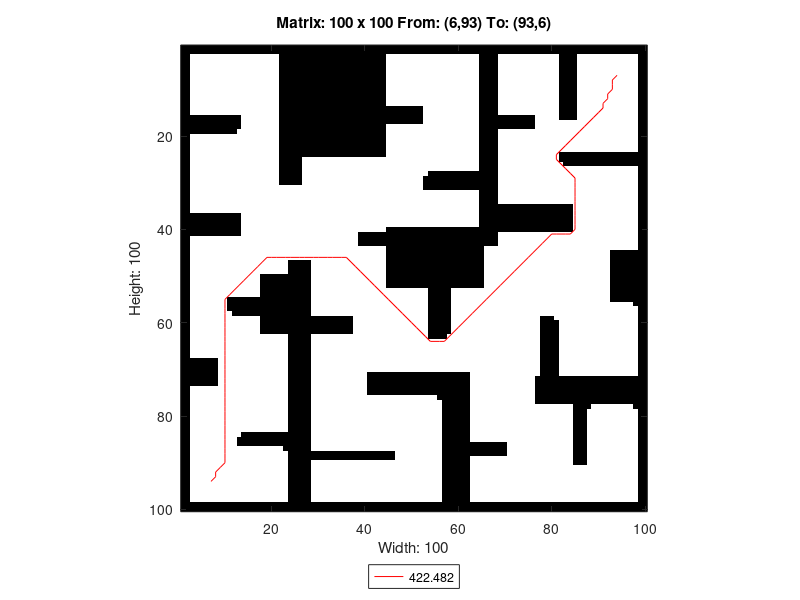

Source code (MATLAB):
A=[0 0 0 0 0 0 0 0 0 0 0 0 0 0 0 0 0 0 0 0 0 0 0 0 0 0 0 0 0 0 0 0 0 0 0 0 0 0 0 0 0 0 0 0 0 0 0 0 0 0 0 0 0 0 0 0 0 0 0 0 0 0 0 0 0 0 0 0 0 0 0 0 0 0 0 0 0 0 0 0 0 0 0 0 0 0 0 0 0 0 0 0 0 0 0 0 0 0 0 0 ;
0 0 0 0 0 0 0 0 0 0 0 0 0 0 0 0 0 0 0 0 0 0 0 0 0 0 0 0 0 0 0 0 0 0 0 0 0 0 0 0 0 0 0 0 0 0 0 0 0 0 0 0 0 0 0 0 0 0 0 0 0 0 0 0 0 0 0 0 0 0 0 0 0 0 0 0 0 0 0 0 0 0 0 0 0 0 0 0 0 0 0 0 0 0 0 0 0 0 0 0 ;
0 0 1 1 1 1 1 1 1 1 1 1 1 1 1 1 1 1 1 1 1 0 0 0 0 0 0 0 0 0 0 0 0 0 0 0 0 0 0 0 0 0 0 0 1 1 1 1 1 1 1 1 1 1 1 1 1 1 1 1 1 1 1 1 0 0 0 0 1 1 1 1 1 1 1 1 1 1 1 1 1 0 0 0 0 1 1 1 1 1 1 1 1 1 1 1 1 1 0 0 ;
0 0 1 1 1 1 1 1 1 1 1 1 1 1 1 1 1 1 1 1 1 0 0 0 0 0 0 0 0 0 0 0 0 0 0 0 0 0 0 0 0 0 0 0 1 1 1 1 1 1 1 1 1 1 1 1 1 1 1 1 1 1 1 1 0 0 0 0 1 1 1 1 1 1 1 1 1 1 1 1 1 0 0 0 0 1 1 1 1 1 1 1 1 1 1 1 1 1 0 0 ;
0 0 1 1 1 1 1 1 1 1 1 1 1 1 1 1 1 1 1 1 1 0 0 0 0 0 0 0 0 0 0 0 0 0 0 0 0 0 0 0 0 0 0 0 1 1 1 1 1 1 1 1 1 1 1 1 1 1 1 1 1 1 1 1 0 0 0 0 1 1 1 1 1 1 1 1 1 1 1 1 1 0 0 0 0 1 1 1 1 1 1 1 1 1 1 1 1 1 0 0 ;
0 0 1 1 1 1 1 1 1 1 1 1 1 1 1 1 1 1 1 1 1 0 0 0 0 0 0 0 0 0 0 0 0 0 0 0 0 0 0 0 0 0 0 0 1 1 1 1 1 1 1 1 1 1 1 1 1 1 1 1 1 1 1 1 0 0 0 0 1 1 1 1 1 1 1 1 1 1 1 1 1 0 0 0 0 1 1 1 1 1 1 1 1 1 1 1 1 1 0 0 ;
0 0 1 1 1 1 1 1 1 1 1 1 1 1 1 1 1 1 1 1 1 0 0 0 0 0 0 0 0 0 0 0 0 0 0 0 0 0 0 0 0 0 0 0 1 1 1 1 1 1 1 1 1 1 1 1 1 1 1 1 1 1 1 1 0 0 0 0 1 1 1 1 1 1 1 1 1 1 1 1 1 0 0 0 0 1 1 1 1 1 1 1 1 1 1 1 1 1 0 0 ;
0 0 1 1 1 1 1 1 1 1 1 1 1 1 1 1 1 1 1 1 1 0 0 0 0 0 0 0 0 0 0 0 0 0 0 0 0 0 0 0 0 0 0 0 1 1 1 1 1 1 1 1 1 1 1 1 1 1 1 1 1 1 1 1 0 0 0 0 1 1 1 1 1 1 1 1 1 1 1 1 1 0 0 0 0 1 1 1 1 1 1 1 1 1 1 1 1 1 0 0 ;
0 0 1 1 1 1 1 1 1 1 1 1 1 1 1 1 1 1 1 1 1 0 0 0 0 0 0 0 0 0 0 0 0 0 0 0 0 0 0 0 0 0 0 0 1 1 1 1 1 1 1 1 1 1 1 1 1 1 1 1 1 1 1 1 0 0 0 0 1 1 1 1 1 1 1 1 1 1 1 1 1 0 0 0 0 1 1 1 1 1 1 1 1 1 1 1 1 1 0 0 ;
0 0 1 1 1 1 1 1 1 1 1 1 1 1 1 1 1 1 1 1 1 0 0 0 0 0 0 0 0 0 0 0 0 0 0 0 0 0 0 0 0 0 0 0 1 1 1 1 1 1 1 1 1 1 1 1 1 1 1 1 1 1 1 1 0 0 0 0 1 1 1 1 1 1 1 1 1 1 1 1 1 0 0 0 0 1 1 1 1 1 1 1 1 1 1 1 1 1 0 0 ;
0 0 1 1 1 1 1 1 1 1 1 1 1 1 1 1 1 1 1 1 1 0 0 0 0 0 0 0 0 0 0 0 0 0 0 0 0 0 0 0 0 0 0 0 1 1 1 1 1 1 1 1 1 1 1 1 1 1 1 1 1 1 1 1 0 0 0 0 1 1 1 1 1 1 1 1 1 1 1 1 1 0 0 0 0 1 1 1 1 1 1 1 1 1 1 1 1 1 0 0 ;
0 0 1 1 1 1 1 1 1 1 1 1 1 1 1 1 1 1 1 1 1 0 0 0 0 0 0 0 0 0 0 0 0 0 0 0 0 0 0 0 0 0 0 0 1 1 1 1 1 1 1 1 1 1 1 1 1 1 1 1 1 1 1 1 0 0 0 0 1 1 1 1 1 1 1 1 1 1 1 1 1 0 0 0 0 1 1 1 1 1 1 1 1 1 1 1 1 1 0 0 ;
0 0 1 1 1 1 1 1 1 1 1 1 1 1 1 1 1 1 1 1 1 0 0 0 0 0 0 0 0 0 0 0 0 0 0 0 0 0 0 0 0 0 0 0 1 1 1 1 1 1 1 1 1 1 1 1 1 1 1 1 1 1 1 1 0 0 0 0 1 1 1 1 1 1 1 1 1 1 1 1 1 0 0 0 0 1 1 1 1 1 1 1 1 1 1 1 1 1 0 0 ;
0 0 1 1 1 1 1 1 1 1 1 1 1 1 1 1 1 1 1 1 1 0 0 0 0 0 0 0 0 0 0 0 0 0 0 0 0 0 0 0 0 0 0 0 0 0 0 0 0 0 0 0 1 1 1 1 1 1 1 1 1 1 1 1 0 0 0 0 1 1 1 1 1 1 1 1 1 1 1 1 1 0 0 0 0 1 1 1 1 1 1 1 1 1 1 1 1 1 0 0 ;
0 0 1 1 1 1 1 1 1 1 1 1 1 1 1 1 1 1 1 1 1 0 0 0 0 0 0 0 0 0 0 0 0 0 0 0 0 0 0 0 0 0 0 0 0 0 0 0 0 0 0 0 1 1 1 1 1 1 1 1 1 1 1 1 0 0 0 0 1 1 1 1 1 1 1 1 1 1 1 1 1 0 0 0 0 1 1 1 1 1 1 1 1 1 1 1 1 1 0 0 ;
0 0 0 0 0 0 0 0 0 0 0 0 0 1 1 1 1 1 1 1 1 0 0 0 0 0 0 0 0 0 0 0 0 0 0 0 0 0 0 0 0 0 0 0 0 0 0 0 0 0 0 0 1 1 1 1 1 1 1 1 1 1 1 1 0 0 0 0 0 0 0 0 0 0 0 0 1 1 1 1 1 0 0 0 0 1 1 1 1 1 1 1 1 1 1 1 1 1 0 0 ;
0 0 0 0 0 0 0 0 0 0 0 0 0 1 1 1 1 1 1 1 1 0 0 0 0 0 0 0 0 0 0 0 0 0 0 0 0 0 0 0 0 0 0 0 0 0 0 0 0 0 0 0 1 1 1 1 1 1 1 1 1 1 1 1 0 0 0 0 0 0 0 0 0 0 0 0 1 1 1 1 1 1 1 1 1 1 1 1 1 1 1 1 1 1 1 1 1 1 0 0 ;
0 0 0 0 0 0 0 0 0 0 0 0 0 1 1 1 1 1 1 1 1 0 0 0 0 0 0 0 0 0 0 0 0 0 0 0 0 0 0 0 0 0 0 0 1 1 1 1 1 1 1 1 1 1 1 1 1 1 1 1 1 1 1 1 0 0 0 0 0 0 0 0 0 0 0 0 1 1 1 1 1 1 1 1 1 1 1 1 1 1 1 1 1 1 1 1 1 1 0 0 ;
0 0 0 0 0 0 0 0 0 0 0 0 1 1 1 1 1 1 1 1 1 0 0 0 0 0 0 0 0 0 0 0 0 0 0 0 0 0 0 0 0 0 0 0 1 1 1 1 1 1 1 1 1 1 1 1 1 1 1 1 1 1 1 1 0 0 0 0 1 1 1 1 1 1 1 1 1 1 1 1 1 1 1 1 1 1 1 1 1 1 1 1 1 1 1 1 1 1 0 0 ;
0 0 1 1 1 1 1 1 1 1 1 1 1 1 1 1 1 1 1 1 1 0 0 0 0 0 0 0 0 0 0 0 0 0 0 0 0 0 0 0 0 0 0 0 1 1 1 1 1 1 1 1 1 1 1 1 1 1 1 1 1 1 1 1 0 0 0 0 1 1 1 1 1 1 1 1 1 1 1 1 1 1 1 1 1 1 1 1 1 1 1 1 1 1 1 1 1 1 0 0 ;
0 0 1 1 1 1 1 1 1 1 1 1 1 1 1 1 1 1 1 1 1 0 0 0 0 0 0 0 0 0 0 0 0 0 0 0 0 0 0 0 0 0 0 0 1 1 1 1 1 1 1 1 1 1 1 1 1 1 1 1 1 1 1 1 0 0 0 0 1 1 1 1 1 1 1 1 1 1 1 1 1 1 1 1 1 1 1 1 1 1 1 1 1 1 1 1 1 1 0 0 ;
0 0 1 1 1 1 1 1 1 1 1 1 1 1 1 1 1 1 1 1 1 0 0 0 0 0 0 0 0 0 0 0 0 0 0 0 0 0 0 0 0 0 0 0 1 1 1 1 1 1 1 1 1 1 1 1 1 1 1 1 1 1 1 1 0 0 0 0 1 1 1 1 1 1 1 1 1 1 1 1 1 1 1 1 1 1 1 1 1 1 1 1 1 1 1 1 1 1 0 0 ;
0 0 1 1 1 1 1 1 1 1 1 1 1 1 1 1 1 1 1 1 1 0 0 0 0 0 0 0 0 0 0 0 0 0 0 0 0 0 0 0 0 0 0 0 1 1 1 1 1 1 1 1 1 1 1 1 1 1 1 1 1 1 1 1 0 0 0 0 1 1 1 1 1 1 1 1 1 1 1 1 1 1 1 1 1 1 1 1 1 1 1 1 1 1 1 1 1 1 0 0 ;
0 0 1 1 1 1 1 1 1 1 1 1 1 1 1 1 1 1 1 1 1 0 0 0 0 0 0 0 0 0 0 0 0 0 0 0 0 0 0 0 0 0 0 0 1 1 1 1 1 1 1 1 1 1 1 1 1 1 1 1 1 1 1 1 0 0 0 0 1 1 1 1 1 1 1 1 1 1 1 1 1 0 0 0 0 0 0 0 0 0 0 0 0 0 0 0 0 0 0 0 ;
0 0 1 1 1 1 1 1 1 1 1 1 1 1 1 1 1 1 1 1 1 0 0 0 0 0 1 1 1 1 1 1 1 1 1 1 1 1 1 1 1 1 1 1 1 1 1 1 1 1 1 1 1 1 1 1 1 1 1 1 1 1 1 1 0 0 0 0 1 1 1 1 1 1 1 1 1 1 1 1 1 0 0 0 0 0 0 0 0 0 0 0 0 0 0 0 0 0 0 0 ;
0 0 1 1 1 1 1 1 1 1 1 1 1 1 1 1 1 1 1 1 1 0 0 0 0 0 1 1 1 1 1 1 1 1 1 1 1 1 1 1 1 1 1 1 1 1 1 1 1 1 1 1 1 1 1 1 1 1 1 1 1 1 1 1 0 0 0 0 1 1 1 1 1 1 1 1 1 1 1 1 1 1 0 0 0 0 0 0 0 0 0 0 0 0 0 0 0 0 0 0 ;
0 0 1 1 1 1 1 1 1 1 1 1 1 1 1 1 1 1 1 1 1 0 0 0 0 0 1 1 1 1 1 1 1 1 1 1 1 1 1 1 1 1 1 1 1 1 1 1 1 1 1 1 1 1 1 1 1 1 1 1 1 1 1 1 0 0 0 0 1 1 1 1 1 1 1 1 1 1 1 1 1 1 1 1 1 1 1 1 1 1 1 1 1 1 1 1 1 1 0 0 ;
0 0 1 1 1 1 1 1 1 1 1 1 1 1 1 1 1 1 1 1 1 0 0 0 0 0 1 1 1 1 1 1 1 1 1 1 1 1 1 1 1 1 1 1 1 1 1 1 1 1 1 1 1 0 0 0 0 0 0 0 0 0 0 0 0 0 0 0 1 1 1 1 1 1 1 1 1 1 1 1 1 1 1 1 1 1 1 1 1 1 1 1 1 1 1 1 1 1 0 0 ;
0 0 1 1 1 1 1 1 1 1 1 1 1 1 1 1 1 1 1 1 1 0 0 0 0 0 1 1 1 1 1 1 1 1 1 1 1 1 1 1 1 1 1 1 1 1 1 1 1 1 1 1 0 0 0 0 0 0 0 0 0 0 0 0 0 0 0 0 1 1 1 1 1 1 1 1 1 1 1 1 1 1 1 1 1 1 1 1 1 1 1 1 1 1 1 1 1 1 0 0 ;
0 0 1 1 1 1 1 1 1 1 1 1 1 1 1 1 1 1 1 1 1 0 0 0 0 0 1 1 1 1 1 1 1 1 1 1 1 1 1 1 1 1 1 1 1 1 1 1 1 1 1 1 0 0 0 0 0 0 0 0 0 0 0 0 0 0 0 0 1 1 1 1 1 1 1 1 1 1 1 1 1 1 1 1 1 1 1 1 1 1 1 1 1 1 1 1 1 1 0 0 ;
0 0 1 1 1 1 1 1 1 1 1 1 1 1 1 1 1 1 1 1 1 1 1 1 1 1 1 1 1 1 1 1 1 1 1 1 1 1 1 1 1 1 1 1 1 1 1 1 1 1 1 1 0 0 0 0 0 0 0 0 0 0 0 0 0 0 0 0 1 1 1 1 1 1 1 1 1 1 1 1 1 1 1 1 1 1 1 1 1 1 1 1 1 1 1 1 1 1 0 0 ;
0 0 1 1 1 1 1 1 1 1 1 1 1 1 1 1 1 1 1 1 1 1 1 1 1 1 1 1 1 1 1 1 1 1 1 1 1 1 1 1 1 1 1 1 1 1 1 1 1 1 1 1 1 1 1 1 1 1 1 1 1 1 1 1 0 0 0 0 1 1 1 1 1 1 1 1 1 1 1 1 1 1 1 1 1 1 1 1 1 1 1 1 1 1 1 1 1 1 0 0 ;
0 0 1 1 1 1 1 1 1 1 1 1 1 1 1 1 1 1 1 1 1 1 1 1 1 1 1 1 1 1 1 1 1 1 1 1 1 1 1 1 1 1 1 1 1 1 1 1 1 1 1 1 1 1 1 1 1 1 1 1 1 1 1 1 0 0 0 0 1 1 1 1 1 1 1 1 1 1 1 1 1 1 1 1 1 1 1 1 1 1 1 1 1 1 1 1 1 1 0 0 ;
0 0 1 1 1 1 1 1 1 1 1 1 1 1 1 1 1 1 1 1 1 1 1 1 1 1 1 1 1 1 1 1 1 1 1 1 1 1 1 1 1 1 1 1 1 1 1 1 1 1 1 1 1 1 1 1 1 1 1 1 1 1 1 1 0 0 0 0 1 1 1 1 1 1 1 1 1 1 1 1 1 1 1 1 1 1 1 1 1 1 1 1 1 1 1 1 1 1 0 0 ;
0 0 1 1 1 1 1 1 1 1 1 1 1 1 1 1 1 1 1 1 1 1 1 1 1 1 1 1 1 1 1 1 1 1 1 1 1 1 1 1 1 1 1 1 1 1 1 1 1 1 1 1 1 1 1 1 1 1 1 1 1 1 1 1 0 0 0 0 0 0 0 0 0 0 0 0 0 0 0 0 0 0 0 0 1 1 1 1 1 1 1 1 1 1 1 1 1 1 0 0 ;
0 0 1 1 1 1 1 1 1 1 1 1 1 1 1 1 1 1 1 1 1 1 1 1 1 1 1 1 1 1 1 1 1 1 1 1 1 1 1 1 1 1 1 1 1 1 1 1 1 1 1 1 1 1 1 1 1 1 1 1 1 1 1 1 0 0 0 0 0 0 0 0 0 0 0 0 0 0 0 0 0 0 0 0 1 1 1 1 1 1 1 1 1 1 1 1 1 1 0 0 ;
0 0 0 0 0 0 0 0 0 0 0 0 0 1 1 1 1 1 1 1 1 1 1 1 1 1 1 1 1 1 1 1 1 1 1 1 1 1 1 1 1 1 1 1 1 1 1 1 1 1 1 1 1 1 1 1 1 1 1 1 1 1 1 1 0 0 0 0 0 0 0 0 0 0 0 0 0 0 0 0 0 0 0 0 1 1 1 1 1 1 1 1 1 1 1 1 1 1 0 0 ;
0 0 0 0 0 0 0 0 0 0 0 0 0 1 1 1 1 1 1 1 1 1 1 1 1 1 1 1 1 1 1 1 1 1 1 1 1 1 1 1 1 1 1 1 1 1 1 1 1 1 1 1 1 1 1 1 1 1 1 1 1 1 1 1 0 0 0 0 0 0 0 0 0 0 0 0 0 0 0 0 0 0 0 0 1 1 1 1 1 1 1 1 1 1 1 1 1 1 0 0 ;
0 0 0 0 0 0 0 0 0 0 0 0 0 1 1 1 1 1 1 1 1 1 1 1 1 1 1 1 1 1 1 1 1 1 1 1 1 1 1 1 1 1 1 1 1 1 1 1 1 1 1 1 1 1 1 1 1 1 1 1 1 1 1 1 0 0 0 0 0 0 0 0 0 0 0 0 0 0 0 0 0 0 0 0 1 1 1 1 1 1 1 1 1 1 1 1 1 1 0 0 ;
0 0 0 0 0 0 0 0 0 0 0 0 0 1 1 1 1 1 1 1 1 1 1 1 1 1 1 1 1 1 1 1 1 1 1 1 1 1 1 1 1 1 1 1 0 0 0 0 0 0 0 0 0 0 0 0 0 0 0 0 0 0 0 0 0 0 0 0 0 0 0 0 0 0 0 0 0 0 0 0 0 0 0 0 1 1 1 1 1 1 1 1 1 1 1 1 1 1 0 0 ;
0 0 0 0 0 0 0 0 0 0 0 0 0 1 1 1 1 1 1 1 1 1 1 1 1 1 1 1 1 1 1 1 1 1 1 1 1 1 0 0 0 0 0 0 0 0 0 0 0 0 0 0 0 0 0 0 0 0 0 0 0 0 0 0 0 0 0 0 1 1 1 1 1 1 1 1 1 1 1 1 1 1 1 1 1 1 1 1 1 1 1 1 1 1 1 1 1 1 0 0 ;
0 0 1 1 1 1 1 1 1 1 1 1 1 1 1 1 1 1 1 1 1 1 1 1 1 1 1 1 1 1 1 1 1 1 1 1 1 1 0 0 0 0 0 0 0 0 0 0 0 0 0 0 0 0 0 0 0 0 0 0 0 0 0 0 0 0 0 0 1 1 1 1 1 1 1 1 1 1 1 1 1 1 1 1 1 1 1 1 1 1 1 1 1 1 1 1 1 1 0 0 ;
0 0 1 1 1 1 1 1 1 1 1 1 1 1 1 1 1 1 1 1 1 1 1 1 1 1 1 1 1 1 1 1 1 1 1 1 1 1 0 0 0 0 0 0 0 0 0 0 0 0 0 0 0 0 0 0 0 0 0 0 0 0 0 0 0 0 0 0 1 1 1 1 1 1 1 1 1 1 1 1 1 1 1 1 1 1 1 1 1 1 1 1 1 1 1 1 1 1 0 0 ;
0 0 1 1 1 1 1 1 1 1 1 1 1 1 1 1 1 1 1 1 1 1 1 1 1 1 1 1 1 1 1 1 1 1 1 1 1 1 1 1 1 1 1 1 0 0 0 0 0 0 0 0 0 0 0 0 0 0 0 0 0 0 0 0 0 1 1 1 1 1 1 1 1 1 1 1 1 1 1 1 1 1 1 1 1 1 1 1 1 1 1 1 1 1 1 1 1 1 0 0 ;
0 0 1 1 1 1 1 1 1 1 1 1 1 1 1 1 1 1 1 1 1 1 1 1 1 1 1 1 1 1 1 1 1 1 1 1 1 1 1 1 1 1 1 1 0 0 0 0 0 0 0 0 0 0 0 0 0 0 0 0 0 0 0 0 0 1 1 1 1 1 1 1 1 1 1 1 1 1 1 1 1 1 1 1 1 1 1 1 1 1 1 1 0 0 0 0 0 0 0 0 ;
0 0 1 1 1 1 1 1 1 1 1 1 1 1 1 1 1 1 1 1 1 1 1 1 1 1 1 1 1 1 1 1 1 1 1 1 1 1 1 1 1 1 1 1 0 0 0 0 0 0 0 0 0 0 0 0 0 0 0 0 0 0 0 0 0 1 1 1 1 1 1 1 1 1 1 1 1 1 1 1 1 1 1 1 1 1 1 1 1 1 1 1 0 0 0 0 0 0 0 0 ;
0 0 1 1 1 1 1 1 1 1 1 1 1 1 1 1 1 1 1 1 1 1 1 0 0 0 0 0 1 1 1 1 1 1 1 1 1 1 1 1 1 1 1 1 0 0 0 0 0 0 0 0 0 0 0 0 0 0 0 0 0 0 0 0 0 1 1 1 1 1 1 1 1 1 1 1 1 1 1 1 1 1 1 1 1 1 1 1 1 1 1 1 0 0 0 0 0 0 0 0 ;
0 0 1 1 1 1 1 1 1 1 1 1 1 1 1 1 1 1 1 1 1 1 1 0 0 0 0 0 1 1 1 1 1 1 1 1 1 1 1 1 1 1 1 1 0 0 0 0 0 0 0 0 0 0 0 0 0 0 0 0 0 0 0 0 0 1 1 1 1 1 1 1 1 1 1 1 1 1 1 1 1 1 1 1 1 1 1 1 1 1 1 1 0 0 0 0 0 0 0 0 ;
0 0 1 1 1 1 1 1 1 1 1 1 1 1 1 1 1 1 1 1 1 1 1 0 0 0 0 0 1 1 1 1 1 1 1 1 1 1 1 1 1 1 1 1 0 0 0 0 0 0 0 0 0 0 0 0 0 0 0 0 0 0 0 0 0 1 1 1 1 1 1 1 1 1 1 1 1 1 1 1 1 1 1 1 1 1 1 1 1 1 1 1 0 0 0 0 0 0 0 0 ;
0 0 1 1 1 1 1 1 1 1 1 1 1 1 1 1 1 0 0 0 0 0 0 0 0 0 0 0 1 1 1 1 1 1 1 1 1 1 1 1 1 1 1 1 0 0 0 0 0 0 0 0 0 0 0 0 0 0 0 0 0 0 0 0 0 1 1 1 1 1 1 1 1 1 1 1 1 1 1 1 1 1 1 1 1 1 1 1 1 1 1 1 0 0 0 0 0 0 0 0 ;
0 0 1 1 1 1 1 1 1 1 1 1 1 1 1 1 1 0 0 0 0 0 0 0 0 0 0 0 1 1 1 1 1 1 1 1 1 1 1 1 1 1 1 1 0 0 0 0 0 0 0 0 0 0 0 0 0 0 0 0 0 0 0 0 0 1 1 1 1 1 1 1 1 1 1 1 1 1 1 1 1 1 1 1 1 1 1 1 1 1 1 1 0 0 0 0 0 0 0 0 ;
0 0 1 1 1 1 1 1 1 1 1 1 1 1 1 1 1 0 0 0 0 0 0 0 0 0 0 0 1 1 1 1 1 1 1 1 1 1 1 1 1 1 1 1 0 0 0 0 0 0 0 0 0 0 0 0 0 0 0 0 0 0 0 0 0 1 1 1 1 1 1 1 1 1 1 1 1 1 1 1 1 1 1 1 1 1 1 1 1 1 1 1 0 0 0 0 0 0 0 0 ;
0 0 1 1 1 1 1 1 1 1 1 1 1 1 1 1 1 0 0 0 0 0 0 0 0 0 0 0 1 1 1 1 1 1 1 1 1 1 1 1 1 1 1 1 1 1 1 1 1 1 1 1 1 0 0 0 0 0 1 1 1 1 1 1 1 1 1 1 1 1 1 1 1 1 1 1 1 1 1 1 1 1 1 1 1 1 1 1 1 1 1 1 0 0 0 0 0 0 0 0 ;
0 0 1 1 1 1 1 1 1 1 1 1 1 1 1 1 1 0 0 0 0 0 0 0 0 0 0 0 1 1 1 1 1 1 1 1 1 1 1 1 1 1 1 1 1 1 1 1 1 1 1 1 1 0 0 0 0 0 1 1 1 1 1 1 1 1 1 1 1 1 1 1 1 1 1 1 1 1 1 1 1 1 1 1 1 1 1 1 1 1 1 1 0 0 0 0 0 0 0 0 ;
0 0 1 1 1 1 1 1 1 1 0 0 0 0 0 0 0 0 0 0 0 0 0 0 0 0 0 0 1 1 1 1 1 1 1 1 1 1 1 1 1 1 1 1 1 1 1 1 1 1 1 1 1 0 0 0 0 0 1 1 1 1 1 1 1 1 1 1 1 1 1 1 1 1 1 1 1 1 1 1 1 1 1 1 1 1 1 1 1 1 1 1 0 0 0 0 0 0 0 0 ;
0 0 1 1 1 1 1 1 1 1 0 0 0 0 0 0 0 0 0 0 0 0 0 0 0 0 0 0 1 1 1 1 1 1 1 1 1 1 1 1 1 1 1 1 1 1 1 1 1 1 1 1 1 0 0 0 0 0 1 1 1 1 1 1 1 1 1 1 1 1 1 1 1 1 1 1 1 1 1 1 1 1 1 1 1 1 1 1 1 1 1 1 1 1 1 1 1 0 0 0 ;
0 0 1 1 1 1 1 1 1 1 0 0 0 0 0 0 0 0 0 0 0 0 0 0 0 0 0 0 1 1 1 1 1 1 1 1 1 1 1 1 1 1 1 1 1 1 1 1 1 1 1 1 1 0 0 0 0 0 1 1 1 1 1 1 1 1 1 1 1 1 1 1 1 1 1 1 1 1 1 1 1 1 1 1 1 1 1 1 1 1 1 1 1 1 1 1 1 1 0 0 ;
0 0 1 1 1 1 1 1 1 1 1 0 0 0 0 0 0 0 0 0 0 0 0 0 0 0 0 0 1 1 1 1 1 1 1 1 1 1 1 1 1 1 1 1 1 1 1 1 1 1 1 1 1 0 0 0 0 0 1 1 1 1 1 1 1 1 1 1 1 1 1 1 1 1 1 1 1 1 1 1 1 1 1 1 1 1 1 1 1 1 1 1 1 1 1 1 1 1 0 0 ;
0 0 1 1 1 1 1 1 1 1 1 1 1 1 1 1 1 0 0 0 0 0 0 0 0 0 0 0 0 0 0 0 0 0 0 0 0 1 1 1 1 1 1 1 1 1 1 1 1 1 1 1 1 0 0 0 0 0 1 1 1 1 1 1 1 1 1 1 1 1 1 1 1 1 1 1 1 0 0 0 1 1 1 1 1 1 1 1 1 1 1 1 1 1 1 1 1 1 0 0 ;
0 0 1 1 1 1 1 1 1 1 1 1 1 1 1 1 1 0 0 0 0 0 0 0 0 0 0 0 0 0 0 0 0 0 0 0 0 1 1 1 1 1 1 1 1 1 1 1 1 1 1 1 1 0 0 0 0 0 1 1 1 1 1 1 1 1 1 1 1 1 1 1 1 1 1 1 1 0 0 0 0 1 1 1 1 1 1 1 1 1 1 1 1 1 1 1 1 1 0 0 ;
0 0 1 1 1 1 1 1 1 1 1 1 1 1 1 1 1 0 0 0 0 0 0 0 0 0 0 0 0 0 0 0 0 0 0 0 0 1 1 1 1 1 1 1 1 1 1 1 1 1 1 1 1 0 0 0 0 0 1 1 1 1 1 1 1 1 1 1 1 1 1 1 1 1 1 1 1 0 0 0 0 1 1 1 1 1 1 1 1 1 1 1 1 1 1 1 1 1 0 0 ;
0 0 1 1 1 1 1 1 1 1 1 1 1 1 1 1 1 0 0 0 0 0 0 0 0 0 0 0 0 0 0 0 0 0 0 0 0 1 1 1 1 1 1 1 1 1 1 1 1 1 1 1 1 0 0 0 0 0 1 1 1 1 1 1 1 1 1 1 1 1 1 1 1 1 1 1 1 0 0 0 0 1 1 1 1 1 1 1 1 1 1 1 1 1 1 1 1 1 0 0 ;
0 0 1 1 1 1 1 1 1 1 1 1 1 1 1 1 1 1 1 1 1 1 1 0 0 0 0 0 1 1 1 1 1 1 1 1 1 1 1 1 1 1 1 1 1 1 1 1 1 1 1 1 1 0 0 0 0 1 1 1 1 1 1 1 1 1 1 1 1 1 1 1 1 1 1 1 1 0 0 0 0 1 1 1 1 1 1 1 1 1 1 1 1 1 1 1 1 1 0 0 ;
0 0 1 1 1 1 1 1 1 1 1 1 1 1 1 1 1 1 1 1 1 1 1 0 0 0 0 0 1 1 1 1 1 1 1 1 1 1 1 1 1 1 1 1 1 1 1 1 1 1 1 1 1 1 1 1 1 1 1 1 1 1 1 1 1 1 1 1 1 1 1 1 1 1 1 1 1 0 0 0 0 1 1 1 1 1 1 1 1 1 1 1 1 1 1 1 1 1 0 0 ;
0 0 1 1 1 1 1 1 1 1 1 1 1 1 1 1 1 1 1 1 1 1 1 0 0 0 0 0 1 1 1 1 1 1 1 1 1 1 1 1 1 1 1 1 1 1 1 1 1 1 1 1 1 1 1 1 1 1 1 1 1 1 1 1 1 1 1 1 1 1 1 1 1 1 1 1 1 0 0 0 0 1 1 1 1 1 1 1 1 1 1 1 1 1 1 1 1 1 0 0 ;
0 0 1 1 1 1 1 1 1 1 1 1 1 1 1 1 1 1 1 1 1 1 1 0 0 0 0 0 1 1 1 1 1 1 1 1 1 1 1 1 1 1 1 1 1 1 1 1 1 1 1 1 1 1 1 1 1 1 1 1 1 1 1 1 1 1 1 1 1 1 1 1 1 1 1 1 1 0 0 0 0 1 1 1 1 1 1 1 1 1 1 1 1 1 1 1 1 1 0 0 ;
0 0 1 1 1 1 1 1 1 1 1 1 1 1 1 1 1 1 1 1 1 1 1 0 0 0 0 0 1 1 1 1 1 1 1 1 1 1 1 1 1 1 1 1 1 1 1 1 1 1 1 1 1 1 1 1 1 1 1 1 1 1 1 1 1 1 1 1 1 1 1 1 1 1 1 1 1 0 0 0 0 1 1 1 1 1 1 1 1 1 1 1 1 1 1 1 1 1 0 0 ;
0 0 0 0 0 0 0 0 1 1 1 1 1 1 1 1 1 1 1 1 1 1 1 0 0 0 0 0 1 1 1 1 1 1 1 1 1 1 1 1 1 1 1 1 1 1 1 1 1 1 1 1 1 1 1 1 1 1 1 1 1 1 1 1 1 1 1 1 1 1 1 1 1 1 1 1 1 0 0 0 0 1 1 1 1 1 1 1 1 1 1 1 1 1 1 1 1 1 0 0 ;
0 0 0 0 0 0 0 0 1 1 1 1 1 1 1 1 1 1 1 1 1 1 1 0 0 0 0 0 1 1 1 1 1 1 1 1 1 1 1 1 1 1 1 1 1 1 1 1 1 1 1 1 1 1 1 1 1 1 1 1 1 1 1 1 1 1 1 1 1 1 1 1 1 1 1 1 1 0 0 0 0 1 1 1 1 1 1 1 1 1 1 1 1 1 1 1 1 1 0 0 ;
0 0 0 0 0 0 0 0 1 1 1 1 1 1 1 1 1 1 1 1 1 1 1 0 0 0 0 0 1 1 1 1 1 1 1 1 1 1 1 1 1 1 1 1 1 1 1 1 1 1 1 1 1 1 1 1 1 1 1 1 1 1 1 1 1 1 1 1 1 1 1 1 1 1 1 1 1 0 0 0 0 1 1 1 1 1 1 1 1 1 1 1 1 1 1 1 1 1 0 0 ;
0 0 0 0 0 0 0 0 1 1 1 1 1 1 1 1 1 1 1 1 1 1 1 0 0 0 0 0 1 1 1 1 1 1 1 1 1 1 1 1 0 0 0 0 0 0 0 0 0 0 0 0 0 0 0 0 0 0 0 0 0 0 1 1 1 1 1 1 1 1 1 1 1 1 1 1 1 0 0 0 0 1 1 1 1 1 1 1 1 1 1 1 1 1 1 1 1 1 0 0 ;
0 0 0 0 0 0 0 0 1 1 1 1 1 1 1 1 1 1 1 1 1 1 1 0 0 0 0 0 1 1 1 1 1 1 1 1 1 1 1 1 0 0 0 0 0 0 0 0 0 0 0 0 0 0 0 0 0 0 0 0 0 0 1 1 1 1 1 1 1 1 1 1 1 1 1 1 0 0 0 0 0 0 0 0 0 0 0 0 0 0 0 0 0 0 0 0 0 0 0 0 ;
0 0 0 0 0 0 0 0 1 1 1 1 1 1 1 1 1 1 1 1 1 1 1 0 0 0 0 0 1 1 1 1 1 1 1 1 1 1 1 1 0 0 0 0 0 0 0 0 0 0 0 0 0 0 0 0 0 0 0 0 0 0 1 1 1 1 1 1 1 1 1 1 1 1 1 1 0 0 0 0 0 0 0 0 0 0 0 0 0 0 0 0 0 0 0 0 0 0 0 0 ;
0 0 1 1 1 1 1 1 1 1 1 1 1 1 1 1 1 1 1 1 1 1 1 0 0 0 0 0 1 1 1 1 1 1 1 1 1 1 1 1 0 0 0 0 0 0 0 0 0 0 0 0 0 0 0 0 0 0 0 0 0 0 1 1 1 1 1 1 1 1 1 1 1 1 1 1 0 0 0 0 0 0 0 0 0 0 0 0 0 0 0 0 0 0 0 0 0 0 0 0 ;
0 0 1 1 1 1 1 1 1 1 1 1 1 1 1 1 1 1 1 1 1 1 1 0 0 0 0 0 1 1 1 1 1 1 1 1 1 1 1 1 0 0 0 0 0 0 0 0 0 0 0 0 0 0 0 0 0 0 0 0 0 0 1 1 1 1 1 1 1 1 1 1 1 1 1 1 0 0 0 0 0 0 0 0 0 0 0 0 0 0 0 0 0 0 0 0 0 0 0 0 ;
0 0 1 1 1 1 1 1 1 1 1 1 1 1 1 1 1 1 1 1 1 1 1 0 0 0 0 0 1 1 1 1 1 1 1 1 1 1 1 1 1 1 1 1 1 1 1 1 1 1 1 1 1 1 1 0 0 0 0 0 0 0 1 1 1 1 1 1 1 1 1 1 1 1 1 1 0 0 0 0 0 0 0 0 0 0 0 0 0 0 0 0 0 0 0 0 0 0 0 0 ;
0 0 1 1 1 1 1 1 1 1 1 1 1 1 1 1 1 1 1 1 1 1 1 0 0 0 0 0 1 1 1 1 1 1 1 1 1 1 1 1 1 1 1 1 1 1 1 1 1 1 1 1 1 1 1 1 0 0 0 0 0 0 1 1 1 1 1 1 1 1 1 1 1 1 1 1 0 0 0 0 0 0 0 0 0 0 0 0 0 0 0 0 0 0 0 0 0 0 0 0 ;
0 0 1 1 1 1 1 1 1 1 1 1 1 1 1 1 1 1 1 1 1 1 1 0 0 0 0 0 1 1 1 1 1 1 1 1 1 1 1 1 1 1 1 1 1 1 1 1 1 1 1 1 1 1 1 1 0 0 0 0 0 0 1 1 1 1 1 1 1 1 1 1 1 1 1 1 1 1 1 1 1 1 1 1 0 0 0 0 1 1 1 1 1 1 1 1 1 0 0 0 ;
0 0 1 1 1 1 1 1 1 1 1 1 1 1 1 1 1 1 1 1 1 1 1 0 0 0 0 0 1 1 1 1 1 1 1 1 1 1 1 1 1 1 1 1 1 1 1 1 1 1 1 1 1 1 1 1 0 0 0 0 0 0 1 1 1 1 1 1 1 1 1 1 1 1 1 1 1 1 1 1 1 1 1 1 0 0 0 1 1 1 1 1 1 1 1 1 1 1 0 0 ;
0 0 1 1 1 1 1 1 1 1 1 1 1 1 1 1 1 1 1 1 1 1 1 0 0 0 0 0 1 1 1 1 1 1 1 1 1 1 1 1 1 1 1 1 1 1 1 1 1 1 1 1 1 1 1 1 0 0 0 0 0 0 1 1 1 1 1 1 1 1 1 1 1 1 1 1 1 1 1 1 1 1 1 1 0 0 0 1 1 1 1 1 1 1 1 1 1 1 0 0 ;
0 0 1 1 1 1 1 1 1 1 1 1 1 1 1 1 1 1 1 1 1 1 1 0 0 0 0 0 1 1 1 1 1 1 1 1 1 1 1 1 1 1 1 1 1 1 1 1 1 1 1 1 1 1 1 1 0 0 0 0 0 0 1 1 1 1 1 1 1 1 1 1 1 1 1 1 1 1 1 1 1 1 1 1 0 0 0 1 1 1 1 1 1 1 1 1 1 1 0 0 ;
0 0 1 1 1 1 1 1 1 1 1 1 1 1 1 1 1 1 1 1 1 1 1 0 0 0 0 0 1 1 1 1 1 1 1 1 1 1 1 1 1 1 1 1 1 1 1 1 1 1 1 1 1 1 1 1 0 0 0 0 0 0 1 1 1 1 1 1 1 1 1 1 1 1 1 1 1 1 1 1 1 1 1 1 0 0 0 1 1 1 1 1 1 1 1 1 1 1 0 0 ;
0 0 1 1 1 1 1 1 1 1 1 1 1 1 1 1 1 1 1 1 1 1 1 0 0 0 0 0 1 1 1 1 1 1 1 1 1 1 1 1 1 1 1 1 1 1 1 1 1 1 1 1 1 1 1 1 0 0 0 0 0 0 1 1 1 1 1 1 1 1 1 1 1 1 1 1 1 1 1 1 1 1 1 1 0 0 0 1 1 1 1 1 1 1 1 1 1 1 0 0 ;
0 0 1 1 1 1 1 1 1 1 1 1 1 0 0 0 0 0 0 0 0 0 0 0 0 0 0 0 1 1 1 1 1 1 1 1 1 1 1 1 1 1 1 1 1 1 1 1 1 1 1 1 1 1 1 1 0 0 0 0 0 0 1 1 1 1 1 1 1 1 1 1 1 1 1 1 1 1 1 1 1 1 1 1 0 0 0 1 1 1 1 1 1 1 1 1 1 1 0 0 ;
0 0 1 1 1 1 1 1 1 1 1 1 0 0 0 0 0 0 0 0 0 0 0 0 0 0 0 0 1 1 1 1 1 1 1 1 1 1 1 1 1 1 1 1 1 1 1 1 1 1 1 1 1 1 1 1 0 0 0 0 0 0 1 1 1 1 1 1 1 1 1 1 1 1 1 1 1 1 1 1 1 1 1 1 0 0 0 1 1 1 1 1 1 1 1 1 1 1 0 0 ;
0 0 1 1 1 1 1 1 1 1 1 1 0 0 0 0 0 0 0 0 0 0 0 0 0 0 0 0 1 1 1 1 1 1 1 1 1 1 1 1 1 1 1 1 1 1 1 1 1 1 1 1 1 1 1 1 0 0 0 0 0 0 0 0 0 0 0 0 0 0 1 1 1 1 1 1 1 1 1 1 1 1 1 1 0 0 0 1 1 1 1 1 1 1 1 1 1 1 0 0 ;
0 0 1 1 1 1 1 1 1 1 1 1 1 1 1 1 1 1 1 1 1 1 0 0 0 0 0 0 1 1 1 1 1 1 1 1 1 1 1 1 1 1 1 1 1 1 1 1 1 1 1 1 1 1 1 1 0 0 0 0 0 0 0 0 0 0 0 0 0 0 1 1 1 1 1 1 1 1 1 1 1 1 1 1 0 0 0 1 1 1 1 1 1 1 1 1 1 1 0 0 ;
0 0 1 1 1 1 1 1 1 1 1 1 1 1 1 1 1 1 1 1 1 1 1 0 0 0 0 0 0 0 0 0 0 0 0 0 0 0 0 0 0 0 0 0 0 0 1 1 1 1 1 1 1 1 1 1 0 0 0 0 0 0 0 0 0 0 0 0 0 0 1 1 1 1 1 1 1 1 1 1 1 1 1 1 0 0 0 1 1 1 1 1 1 1 1 1 1 1 0 0 ;
0 0 1 1 1 1 1 1 1 1 1 1 1 1 1 1 1 1 1 1 1 1 1 0 0 0 0 0 0 0 0 0 0 0 0 0 0 0 0 0 0 0 0 0 0 0 1 1 1 1 1 1 1 1 1 1 0 0 0 0 0 0 1 1 1 1 1 1 1 1 1 1 1 1 1 1 1 1 1 1 1 1 1 1 0 0 0 1 1 1 1 1 1 1 1 1 1 1 0 0 ;
0 0 1 1 1 1 1 1 1 1 1 1 1 1 1 1 1 1 1 1 1 1 1 0 0 0 0 0 1 1 1 1 1 1 1 1 1 1 1 1 1 1 1 1 1 1 1 1 1 1 1 1 1 1 1 1 0 0 0 0 0 0 1 1 1 1 1 1 1 1 1 1 1 1 1 1 1 1 1 1 1 1 1 1 0 0 0 1 1 1 1 1 1 1 1 1 1 1 0 0 ;
0 0 1 1 1 1 1 1 1 1 1 1 1 1 1 1 1 1 1 1 1 1 1 0 0 0 0 0 1 1 1 1 1 1 1 1 1 1 1 1 1 1 1 1 1 1 1 1 1 1 1 1 1 1 1 1 0 0 0 0 0 0 1 1 1 1 1 1 1 1 1 1 1 1 1 1 1 1 1 1 1 1 1 1 1 1 1 1 1 1 1 1 1 1 1 1 1 1 0 0 ;
0 0 1 1 1 1 1 1 1 1 1 1 1 1 1 1 1 1 1 1 1 1 1 0 0 0 0 0 1 1 1 1 1 1 1 1 1 1 1 1 1 1 1 1 1 1 1 1 1 1 1 1 1 1 1 1 0 0 0 0 0 0 1 1 1 1 1 1 1 1 1 1 1 1 1 1 1 1 1 1 1 1 1 1 1 1 1 1 1 1 1 1 1 1 1 1 1 1 0 0 ;
0 0 1 1 1 1 1 1 1 1 1 1 1 1 1 1 1 1 1 1 1 1 1 0 0 0 0 0 1 1 1 1 1 1 1 1 1 1 1 1 1 1 1 1 1 1 1 1 1 1 1 1 1 1 1 1 0 0 0 0 0 0 1 1 1 1 1 1 1 1 1 1 1 1 1 1 1 1 1 1 1 1 1 1 1 1 1 1 1 1 1 1 1 1 1 1 1 1 0 0 ;
0 0 1 1 1 1 1 1 1 1 1 1 1 1 1 1 1 1 1 1 1 1 1 0 0 0 0 0 1 1 1 1 1 1 1 1 1 1 1 1 1 1 1 1 1 1 1 1 1 1 1 1 1 1 1 1 0 0 0 0 0 0 1 1 1 1 1 1 1 1 1 1 1 1 1 1 1 1 1 1 1 1 1 1 1 1 1 1 1 1 1 1 1 1 1 1 1 1 0 0 ;
0 0 1 1 1 1 1 1 1 1 1 1 1 1 1 1 1 1 1 1 1 1 1 0 0 0 0 0 1 1 1 1 1 1 1 1 1 1 1 1 1 1 1 1 1 1 1 1 1 1 1 1 1 1 1 1 0 0 0 0 0 0 1 1 1 1 1 1 1 1 1 1 1 1 1 1 1 1 1 1 1 1 1 1 1 1 1 1 1 1 1 1 1 1 1 1 1 1 0 0 ;
0 0 1 1 1 1 1 1 1 1 1 1 1 1 1 1 1 1 1 1 1 1 1 0 0 0 0 0 1 1 1 1 1 1 1 1 1 1 1 1 1 1 1 1 1 1 1 1 1 1 1 1 1 1 1 1 0 0 0 0 0 0 1 1 1 1 1 1 1 1 1 1 1 1 1 1 1 1 1 1 1 1 1 1 1 1 1 1 1 1 1 1 1 1 1 1 1 1 0 0 ;
0 0 1 1 1 1 1 1 1 1 1 1 1 1 1 1 1 1 1 1 1 1 1 0 0 0 0 0 1 1 1 1 1 1 1 1 1 1 1 1 1 1 1 1 1 1 1 1 1 1 1 1 1 1 1 1 0 0 0 0 0 0 1 1 1 1 1 1 1 1 1 1 1 1 1 1 1 1 1 1 1 1 1 1 1 1 1 1 1 1 1 1 1 1 1 1 1 1 0 0 ;
0 0 1 1 1 1 1 1 1 1 1 1 1 1 1 1 1 1 1 1 1 1 1 0 0 0 0 0 1 1 1 1 1 1 1 1 1 1 1 1 1 1 1 1 1 1 1 1 1 1 1 1 1 1 1 1 0 0 0 0 0 0 1 1 1 1 1 1 1 1 1 1 1 1 1 1 1 1 1 1 1 1 1 1 1 1 1 1 1 1 1 1 1 1 1 1 1 1 0 0 ;
0 0 0 0 0 0 0 0 0 0 0 0 0 0 0 0 0 0 0 0 0 0 0 0 0 0 0 0 0 0 0 0 0 0 0 0 0 0 0 0 0 0 0 0 0 0 0 0 0 0 0 0 0 0 0 0 0 0 0 0 0 0 0 0 0 0 0 0 0 0 0 0 0 0 0 0 0 0 0 0 0 0 0 0 0 0 0 0 0 0 0 0 0 0 0 0 0 0 0 0 ;
0 0 0 0 0 0 0 0 0 0 0 0 0 0 0 0 0 0 0 0 0 0 0 0 0 0 0 0 0 0 0 0 0 0 0 0 0 0 0 0 0 0 0 0 0 0 0 0 0 0 0 0 0 0 0 0 0 0 0 0 0 0 0 0 0 0 0 0 0 0 0 0 0 0 0 0 0 0 0 0 0 0 0 0 0 0 0 0 0 0 0 0 0 0 0 0 0 0 0 0 ;
];
imshow(A);
axis on
hold on
title('Matrix: 100 x 100 From: (6,93) To: (93,6)');
xlabel('Width: 100');
ylabel('Height: 100');
X=[94,94,93,93,93,92,92,91,91,90,89,88,87,86,85,84,83,82,81,81,82,83,84,85,85,85,85,85,85,85,85,85,85,85,85,84,83,82,81,80,79,78,77,76,75,74,73,72,71,70,69,68,67,66,65,64,63,62,61,60,59,58,57,56,55,54,53,52,51,50,49,48,47,46,45,44,43,42,41,40,39,38,37,36,35,34,33,32,31,30,29,28,27,26,25,24,23,22,21,20,19,18,17,16,15,14,13,12,11,10,10,10,10,10,10,10,10,10,10,10,10,10,10,10,10,10,10,10,10,10,10,10,10,10,10,10,10,10,10,10,10,10,10,10,10,9,8,8,7,7];
Y=-[-7,-7,-8,-9,-10,-11,-12,-13,-14,-15,-16,-17,-18,-19,-20,-21,-22,-23,-24,-25,-26,-27,-28,-29,-30,-31,-32,-33,-34,-35,-36,-37,-38,-39,-40,-41,-41,-41,-41,-41,-42,-43,-44,-45,-46,-47,-48,-49,-50,-51,-52,-53,-54,-55,-56,-57,-58,-59,-60,-61,-62,-63,-64,-64,-64,-64,-63,-62,-61,-60,-59,-58,-57,-56,-55,-54,-53,-52,-51,-50,-49,-48,-47,-46,-46,-46,-46,-46,-46,-46,-46,-46,-46,-46,-46,-46,-46,-46,-46,-46,-46,-47,-48,-49,-50,-51,-52,-53,-54,-55,-56,-57,-58,-59,-60,-61,-62,-63,-64,-65,-66,-67,-68,-69,-70,-71,-72,-73,-74,-75,-76,-77,-78,-79,-80,-81,-82,-83,-84,-85,-86,-87,-88,-89,-90,-91,-92,-93,-94,-94];
hold on;
plot(X,Y,'r');
legend('422.482','Location','southoutside');
